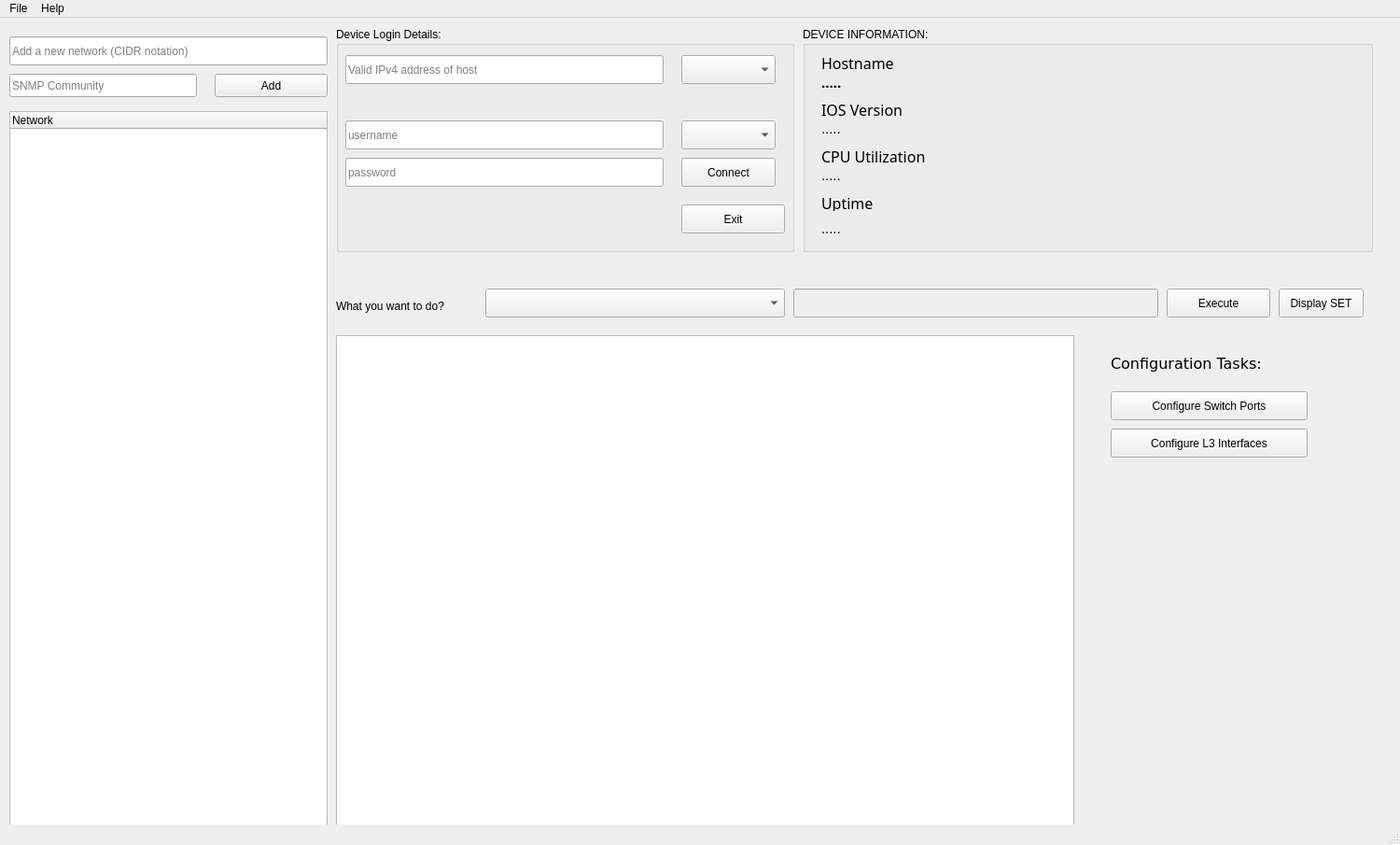
<?xml version="1.0" encoding="UTF-8"?>
<ui version="4.0">
 <class>MainWindow</class>
 <widget class="QMainWindow" name="MainWindow">
  <property name="enabled">
   <bool>true</bool>
  </property>
  <property name="geometry">
   <rect>
    <x>0</x>
    <y>0</y>
    <width>1500</width>
    <height>905</height>
   </rect>
  </property>
  <property name="windowTitle">
   <string>MainWindow</string>
  </property>
  <widget class="QWidget" name="centralwidget">
   <widget class="QGroupBox" name="groupBox">
    <property name="geometry">
     <rect>
      <x>360</x>
      <y>10</y>
      <width>491</width>
      <height>241</height>
     </rect>
    </property>
    <property name="title">
     <string>Device Login Details:</string>
    </property>
    <widget class="QLabel" name="lbl_ifvalid_host">
     <property name="geometry">
      <rect>
       <x>10</x>
       <y>70</y>
       <width>341</width>
       <height>17</height>
      </rect>
     </property>
     <property name="font">
      <font>
       <pointsize>12</pointsize>
       <weight>50</weight>
       <bold>false</bold>
      </font>
     </property>
     <property name="text">
      <string/>
     </property>
    </widget>
    <widget class="QComboBox" name="combo_protocol">
     <property name="geometry">
      <rect>
       <x>370</x>
       <y>30</y>
       <width>101</width>
       <height>31</height>
      </rect>
     </property>
     <property name="toolTip">
      <string>Select Protocol: SSH/Telnet</string>
     </property>
    </widget>
    <widget class="QLineEdit" name="edit_ip_add">
     <property name="geometry">
      <rect>
       <x>10</x>
       <y>30</y>
       <width>341</width>
       <height>31</height>
      </rect>
     </property>
     <property name="placeholderText">
      <string>Valid IPv4 address of host</string>
     </property>
    </widget>
    <widget class="QLabel" name="label">
     <property name="geometry">
      <rect>
       <x>10</x>
       <y>180</y>
       <width>341</width>
       <height>41</height>
      </rect>
     </property>
     <property name="font">
      <font>
       <family>Franklin Gothic Medium</family>
       <pointsize>11</pointsize>
       <weight>50</weight>
       <bold>false</bold>
      </font>
     </property>
     <property name="text">
      <string/>
     </property>
     <property name="wordWrap">
      <bool>true</bool>
     </property>
    </widget>
    <widget class="QLineEdit" name="edit_username">
     <property name="geometry">
      <rect>
       <x>10</x>
       <y>100</y>
       <width>341</width>
       <height>31</height>
      </rect>
     </property>
     <property name="placeholderText">
      <string>username</string>
     </property>
    </widget>
    <widget class="QComboBox" name="combo_device_type">
     <property name="geometry">
      <rect>
       <x>370</x>
       <y>100</y>
       <width>101</width>
       <height>31</height>
      </rect>
     </property>
     <property name="toolTip">
      <string>Device Type: Cisco IOS or Junos</string>
     </property>
    </widget>
    <widget class="QLineEdit" name="edit_password">
     <property name="geometry">
      <rect>
       <x>10</x>
       <y>140</y>
       <width>341</width>
       <height>31</height>
      </rect>
     </property>
     <property name="echoMode">
      <enum>QLineEdit::Password</enum>
     </property>
     <property name="placeholderText">
      <string>password</string>
     </property>
    </widget>
    <widget class="QPushButton" name="btn_connect">
     <property name="geometry">
      <rect>
       <x>370</x>
       <y>140</y>
       <width>101</width>
       <height>31</height>
      </rect>
     </property>
     <property name="text">
      <string>Connect</string>
     </property>
    </widget>
    <widget class="QPushButton" name="btn_exit">
     <property name="geometry">
      <rect>
       <x>370</x>
       <y>190</y>
       <width>111</width>
       <height>31</height>
      </rect>
     </property>
     <property name="text">
      <string>Exit</string>
     </property>
    </widget>
   </widget>
   <widget class="QGroupBox" name="groupBox_2">
    <property name="geometry">
     <rect>
      <x>860</x>
      <y>10</y>
      <width>611</width>
      <height>241</height>
     </rect>
    </property>
    <property name="title">
     <string>DEVICE INFORMATION:</string>
    </property>
    <widget class="QLabel" name="label_2">
     <property name="geometry">
      <rect>
       <x>20</x>
       <y>30</y>
       <width>81</width>
       <height>17</height>
      </rect>
     </property>
     <property name="font">
      <font>
       <family>Franklin Gothic Medium</family>
       <pointsize>12</pointsize>
       <weight>50</weight>
       <bold>false</bold>
      </font>
     </property>
     <property name="text">
      <string>Hostname</string>
     </property>
    </widget>
    <widget class="QLabel" name="label_3">
     <property name="geometry">
      <rect>
       <x>20</x>
       <y>130</y>
       <width>131</width>
       <height>17</height>
      </rect>
     </property>
     <property name="font">
      <font>
       <family>Franklin Gothic Medium</family>
       <pointsize>12</pointsize>
      </font>
     </property>
     <property name="text">
      <string>CPU Utilization</string>
     </property>
    </widget>
    <widget class="QLabel" name="label_4">
     <property name="geometry">
      <rect>
       <x>20</x>
       <y>80</y>
       <width>111</width>
       <height>17</height>
      </rect>
     </property>
     <property name="font">
      <font>
       <family>Franklin Gothic Medium</family>
       <pointsize>12</pointsize>
      </font>
     </property>
     <property name="text">
      <string>IOS Version</string>
     </property>
    </widget>
    <widget class="QLabel" name="label_5">
     <property name="geometry">
      <rect>
       <x>20</x>
       <y>180</y>
       <width>131</width>
       <height>17</height>
      </rect>
     </property>
     <property name="font">
      <font>
       <family>Franklin Gothic Medium</family>
       <pointsize>12</pointsize>
      </font>
     </property>
     <property name="text">
      <string>Uptime</string>
     </property>
    </widget>
    <widget class="QLabel" name="lbl_hostname">
     <property name="geometry">
      <rect>
       <x>20</x>
       <y>50</y>
       <width>981</width>
       <height>17</height>
      </rect>
     </property>
     <property name="font">
      <font>
       <family>Bahnschrift SemiBold</family>
       <pointsize>11</pointsize>
       <weight>75</weight>
       <bold>true</bold>
      </font>
     </property>
     <property name="text">
      <string>.....</string>
     </property>
     <property name="wordWrap">
      <bool>true</bool>
     </property>
    </widget>
    <widget class="QLabel" name="lbl_ios_version">
     <property name="geometry">
      <rect>
       <x>20</x>
       <y>100</y>
       <width>981</width>
       <height>17</height>
      </rect>
     </property>
     <property name="font">
      <font>
       <pointsize>11</pointsize>
      </font>
     </property>
     <property name="text">
      <string>.....</string>
     </property>
     <property name="wordWrap">
      <bool>true</bool>
     </property>
    </widget>
    <widget class="QLabel" name="lbl_cpu_utilization">
     <property name="geometry">
      <rect>
       <x>20</x>
       <y>150</y>
       <width>981</width>
       <height>17</height>
      </rect>
     </property>
     <property name="font">
      <font>
       <pointsize>11</pointsize>
      </font>
     </property>
     <property name="text">
      <string>.....</string>
     </property>
     <property name="wordWrap">
      <bool>true</bool>
     </property>
    </widget>
    <widget class="QLabel" name="lbl_uptime">
     <property name="geometry">
      <rect>
       <x>20</x>
       <y>200</y>
       <width>981</width>
       <height>31</height>
      </rect>
     </property>
     <property name="font">
      <font>
       <pointsize>11</pointsize>
      </font>
     </property>
     <property name="text">
      <string>.....</string>
     </property>
     <property name="wordWrap">
      <bool>true</bool>
     </property>
    </widget>
   </widget>
   <widget class="QLabel" name="label_6">
    <property name="geometry">
     <rect>
      <x>360</x>
      <y>300</y>
      <width>151</width>
      <height>17</height>
     </rect>
    </property>
    <property name="text">
     <string>What you want to do?</string>
    </property>
   </widget>
   <widget class="QComboBox" name="combo_commands">
    <property name="geometry">
     <rect>
      <x>520</x>
      <y>290</y>
      <width>321</width>
      <height>31</height>
     </rect>
    </property>
   </widget>
   <widget class="QLineEdit" name="edit_custom_command">
    <property name="enabled">
     <bool>false</bool>
    </property>
    <property name="geometry">
     <rect>
      <x>850</x>
      <y>290</y>
      <width>391</width>
      <height>31</height>
     </rect>
    </property>
   </widget>
   <widget class="QPushButton" name="btn_execute_command">
    <property name="geometry">
     <rect>
      <x>1250</x>
      <y>290</y>
      <width>111</width>
      <height>31</height>
     </rect>
    </property>
    <property name="text">
     <string>Execute</string>
    </property>
   </widget>
   <widget class="QPlainTextEdit" name="ptedit_cmd_output">
    <property name="geometry">
     <rect>
      <x>360</x>
      <y>340</y>
      <width>791</width>
      <height>551</height>
     </rect>
    </property>
   </widget>
   <widget class="QPushButton" name="btn_display_set">
    <property name="geometry">
     <rect>
      <x>1370</x>
      <y>290</y>
      <width>91</width>
      <height>31</height>
     </rect>
    </property>
    <property name="text">
     <string>Display SET</string>
    </property>
   </widget>
   <widget class="QTreeWidget" name="tree_devices">
    <property name="geometry">
     <rect>
      <x>10</x>
      <y>100</y>
      <width>341</width>
      <height>791</height>
     </rect>
    </property>
    <column>
     <property name="text">
      <string>Network</string>
     </property>
    </column>
   </widget>
   <widget class="QLineEdit" name="edit_new_network">
    <property name="geometry">
     <rect>
      <x>10</x>
      <y>20</y>
      <width>341</width>
      <height>31</height>
     </rect>
    </property>
    <property name="placeholderText">
     <string>Add a new network (CIDR notation)</string>
    </property>
   </widget>
   <widget class="QLineEdit" name="edit_snmp_community">
    <property name="geometry">
     <rect>
      <x>10</x>
      <y>60</y>
      <width>201</width>
      <height>25</height>
     </rect>
    </property>
    <property name="placeholderText">
     <string>SNMP Community</string>
    </property>
   </widget>
   <widget class="QPushButton" name="btn_add_network">
    <property name="geometry">
     <rect>
      <x>230</x>
      <y>60</y>
      <width>121</width>
      <height>25</height>
     </rect>
    </property>
    <property name="text">
     <string>Add</string>
    </property>
   </widget>
   <widget class="QLabel" name="label_7">
    <property name="geometry">
     <rect>
      <x>1190</x>
      <y>360</y>
      <width>231</width>
      <height>21</height>
     </rect>
    </property>
    <property name="font">
     <font>
      <family>Verdana</family>
      <pointsize>12</pointsize>
     </font>
    </property>
    <property name="text">
     <string>Configuration Tasks:</string>
    </property>
   </widget>
   <widget class="QPushButton" name="btn_config_intf">
    <property name="geometry">
     <rect>
      <x>1190</x>
      <y>400</y>
      <width>211</width>
      <height>31</height>
     </rect>
    </property>
    <property name="text">
     <string>Configure Switch Ports</string>
    </property>
   </widget>
   <widget class="QPushButton" name="btn_config_intf_2">
    <property name="geometry">
     <rect>
      <x>1190</x>
      <y>440</y>
      <width>211</width>
      <height>31</height>
     </rect>
    </property>
    <property name="text">
     <string>Configure L3 Interfaces</string>
    </property>
   </widget>
  </widget>
  <widget class="QMenuBar" name="menubar">
   <property name="geometry">
    <rect>
     <x>0</x>
     <y>0</y>
     <width>1500</width>
     <height>22</height>
    </rect>
   </property>
   <widget class="QMenu" name="menuFile">
    <property name="title">
     <string>File</string>
    </property>
    <addaction name="actionExit_2"/>
   </widget>
   <widget class="QMenu" name="menuHelp">
    <property name="title">
     <string>Help</string>
    </property>
    <addaction name="actionAbout"/>
   </widget>
   <addaction name="menuFile"/>
   <addaction name="menuHelp"/>
  </widget>
  <widget class="QStatusBar" name="statusbar"/>
  <action name="actionExit">
   <property name="text">
    <string>Exit</string>
   </property>
  </action>
  <action name="actionExit_2">
   <property name="text">
    <string>Exit</string>
   </property>
  </action>
  <action name="actionAbout">
   <property name="text">
    <string>About</string>
   </property>
  </action>
 </widget>
 <resources/>
 <connections/>
</ui>
